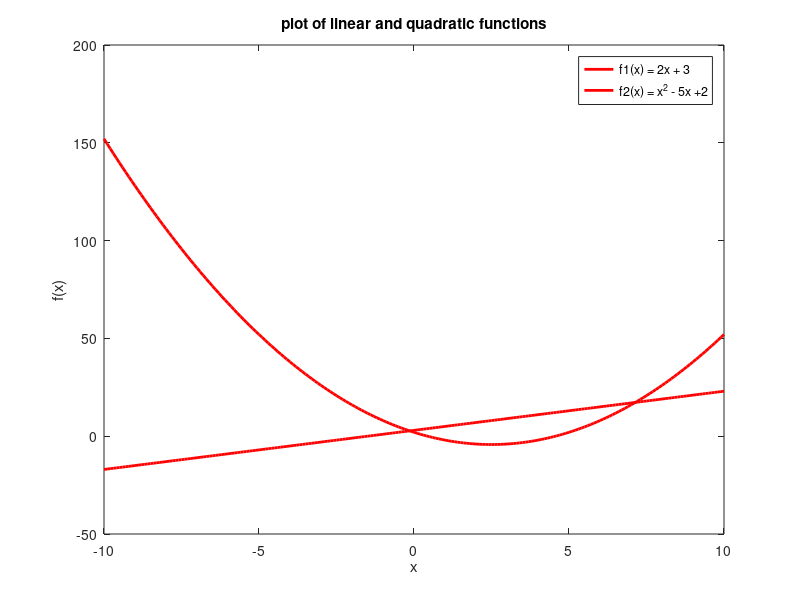

This figure's MATLAB source: (Note: this script raises an error after producing the figure.)
x = -10:0.1:10;

f1 = 2*x + 3;
f2 = x.^2-5*x +2;
%the plot
figure;
plot(x, f1, 'Color', 'r', 'LineStyle', '-', 'LineWidth', 2);
hold on;
plot(x, f2, 'Color', 'r', 'LineStyle', '-', 'LineWidth', 2);

title('plot of linear and quadratic functions');
xlabel('x');
ylabel('f(x)');

legend('f1(x) = 2x + 3', 'f2(x) = x^2 - 5x +2','Location', 'best');

plot(x_intersect, y_intersect, 'Marker', 'o', 'MarkerSize', 8, 'MarkerEdgeColor', 'k', 'MarkerFaceColor', 'k');
fprintf('The point where both functions intersect is (%.2f, %.2f)\n', x_intersect, y_intersect);
